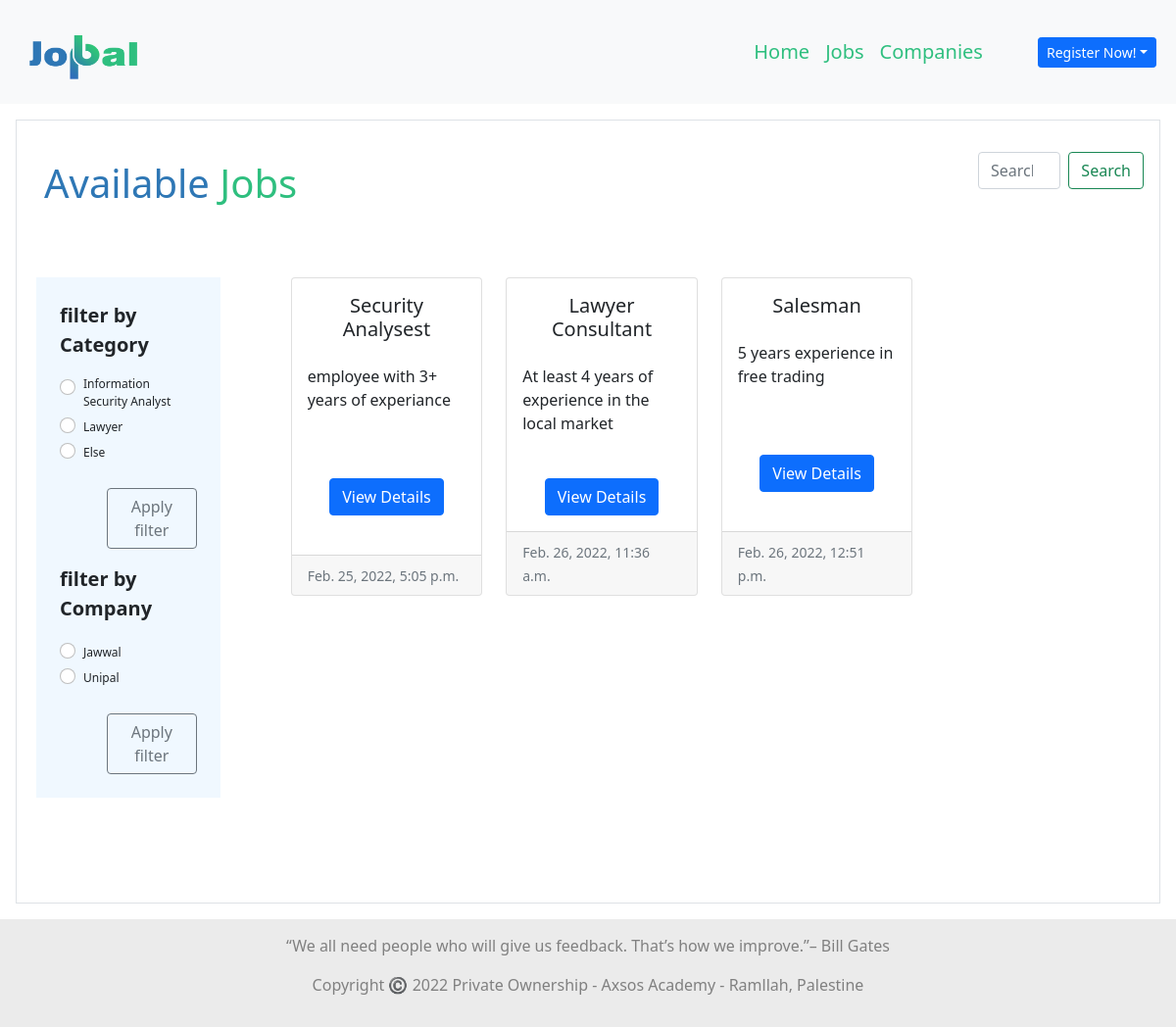
/jobs, run on an earlier commit of the app's database.
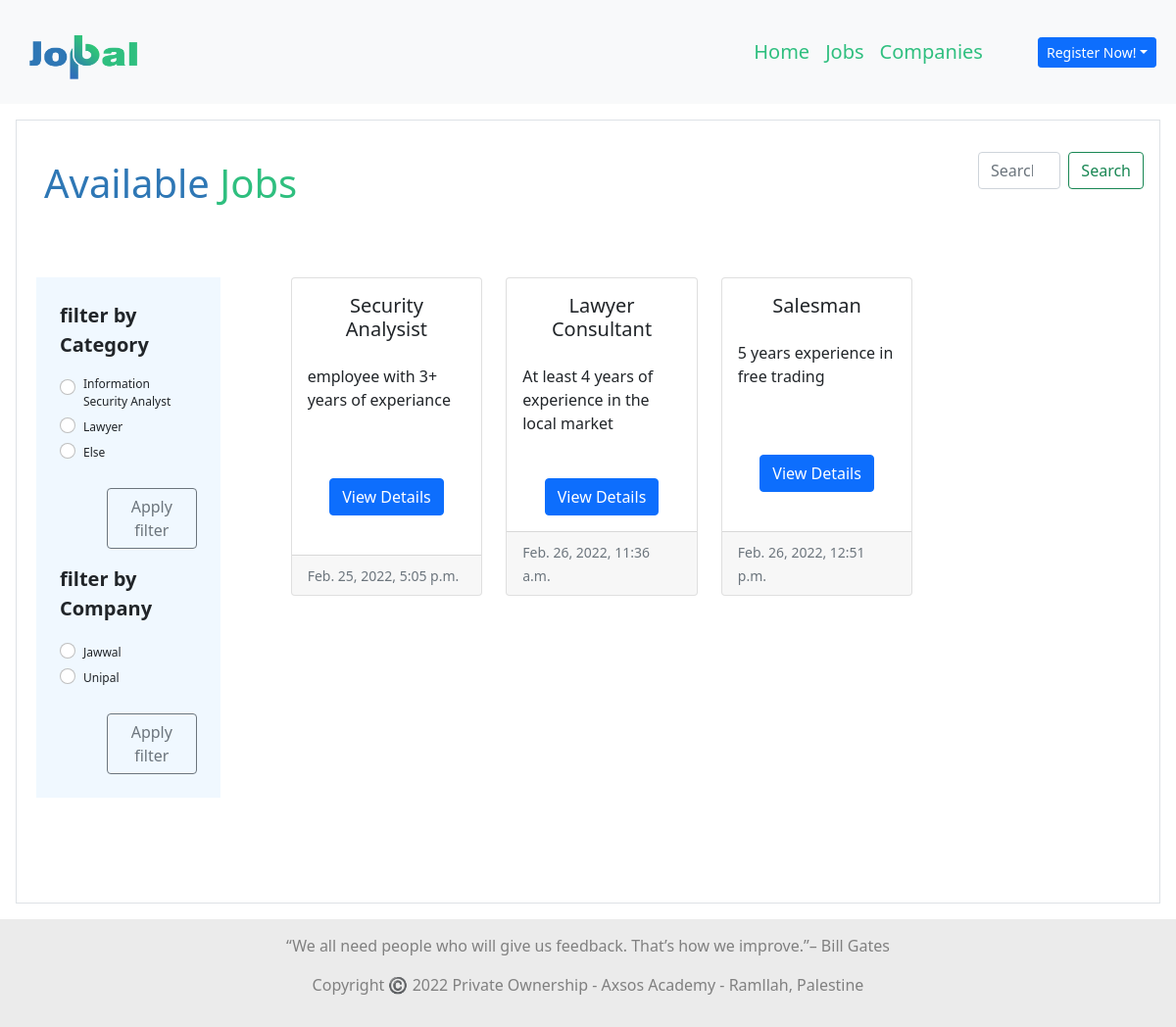
And on a later commit of the database.
### jobpal_app/models.py (models this page shows)
class Job(models.Model):
    title=models.CharField(max_length=90)
    desc=models.TextField()
    location=models.CharField(max_length=95)
    category=models.CharField(max_length=90)
    user_job = models.ManyToManyField(User, related_name="jobs")
    company_job=models.ForeignKey(Company, related_name="add_job", on_delete = models.CASCADE)
    created_at = models.DateTimeField(auto_now_add=True)
    updated_at = models.DateTimeField(auto_now=True)
    objects = JobManager()

### log_reg/models.py (models this page shows)
class Company(models.Model):
    company_name=models.CharField(max_length=90)
    location=models.CharField(max_length=90)
    desc=models.TextField()
    email=models.CharField(max_length=90)
    category=models.CharField(max_length=90)
    password=models.CharField(max_length=90)
    created_at = models.DateTimeField(auto_now_add=True)
    updated_at = models.DateTimeField(auto_now=True)
    objects = CompanyManager()

### jobpal_app/views.py (the view)
# urls.py: path('jobs', views.jobs, name = 'joblist'),
def jobs(request):
    if "term" in request.GET:
        search = Job.objects.filter(title__contains = request.GET.get('term'))
        titles = []
        for job in search:
            titles.append(job.title)
        return JsonResponse(titles, safe=False)
    all_jobs = Job.objects.all()
    all_companies = Company.objects.all()
    context = {
        "jobs": all_jobs,
        "companies": all_companies
    }
    return render (request, 'job_list.html', context)

### jobpal_app/templates/job_list.html (shortened to what this page needs)
<!DOCTYPE html>
<html lang="en">
<head>
	{% load static %}
	<link href="https://cdn.jsdelivr.net/npm/bootstrap@5.1.3/dist/css/bootstrap.min.css" rel="stylesheet"
 />
	<link rel="stylesheet" href="//code.jquery.com/ui/1.13.1/themes/base/jquery-ui.css">
</head>
<body>
	<nav class="navbar navbar-expand-lg navbar-light bg-light p-2">
        <div class="container-fluid">
            <a class="navbar-brand me-5" href="/"><img
                    src="{% static 'img\Untitled-1 copy.png' %}"
                    alt="logo" style="width: 130px; height: 80px;"></a>
            <div class="collapse navbar-collapse justify-content-end" id="navbarNav">
                <ul class="navbar-nav">
                    <li class="nav-item">
                        <a class="nav-link active" aria-current="page" href="/"
                            style="color: #2FBF7F; font-size: 20px;">Home</a>
                    </li>
                    <li class="nav-item">
                        <a class="nav-link" href="/jobs" style="color: #2FBF7F; font-size: 20px;">Jobs</a>
                    </li>
                    <li class="nav-item">
                        <a class="nav-link" href="/companies" style="color: #2FBF7F; font-size: 20px;">Companies</a>
                    </li>
                </ul>
            </div>
                <div class="dropdown">
                {% if request.session.user_id or request.session.company_id %}
                    <a class="btn btn-primary  btn-sm ms-5 " href="/logout" role="button" id="dropdownMenuLink"
                     aria-expanded="false">
                   Logout</a>
                {% else %}
                    <a class="btn btn-primary dropdown-toggle btn-sm ms-5 " href="#" role="button" id="dropdownMenuLink"
                    data-bs-toggle="dropdown" aria-expanded="false">
                    Register Now!</a>
                {% endif %}
            </div>
        </div>
    </nav>
	<div class="container-lg-fluid m-3 p-3 border" style="height: 100vh;">
		<div class="row justify-content-between mb-4">
			<div class="col-4 p-4"><h1  style="color:#2E77B5;">Available <span style="color: #2FBF7F;">Jobs</span></h1></div>
			<div class="col-2">
				<form class="d-flex mt-3" action="jobs/search" >
					<input class="form-control me-2" name="search_bar" type="search" placeholder="Search for jobs" id="jobs" aria-label="Search">
					<button class="btn btn-outline-success" type="submit">Search</button>
				</form>
			</div>
		</div>
		<div class="row p-3 ">
			<div class="col-2 p-4" style="background-color: aliceblue;">
				<form action="jobs/filter_category" method="post">
					<p style="font-size: 20px;"><b>filter by Category</b></p>
					{% for job in jobs %}
					<div class="form-check">
						<input class="form-check-input" type="radio" name="f_category" value="{{job.category}}"
							id="flexRadioDefault1">
						<label class="form-check-label" for="{{job.category}}" style="font-size: 12px;">
							{{job.category}}
						</label>
					</div>
					{% endfor %}
					<button type="submit" class="btn btn-outline-secondary mt-4 ms-5">Apply filter</button>
				</form>
				<form action="jobs/filter_category" method="post">
					<p class="mt-3" style="font-size: 20px;"><b>filter by Company</b></p>
					{% for company in companies %}
					<div class="form-check">
						<input class="form-check-input" type="radio" name="f_company" value="{{company.company_name}}"
							id="flexRadioDefault1">
						<label class="form-check-label" for="{{company.company_name}}" style="font-size: 12px;">
							{{company.company_name}}
						</label>
					</div>
					{% endfor %}
					<button type="submit" class="btn btn-outline-secondary mt-4 ms-5">Apply filter</button>
				</form>
			</div>
			<div class="col-10">
				<div class="row ms-5">
					{% for job in jobs %}
					<div class="col-3 mb-5">
						<div class="card h-100">
							<div class="card-body">
								<h5 class="card-title mb-4 text-center">{{job.title}}</h5>
								<p class="card-text" style="height: 100px; overflow: hidden; text-overflow: ellipsis;">
									{{job.desc}}</p>
								<form action="/jobs/{{job.id}}" class="text-center">
									<button type="submit" class="btn btn-primary">View Details</button>
								</form>
							</div>
							<div class="card-footer">
								<small class="text-muted">{{job.updated_at}}</small>
							</div>
						</div>
					</div>
					{% endfor %}
				</div>
			</div>
		</div>
	</div>
	<footer style="background-color:#ebebeb;padding: 15px;text-align: center;">
		<p style="color: gray;">“We all need people who will give us feedback. That’s how we improve.”– Bill Gates</p>
		<p style="color: gray;">Copyright ©️ 2022 Private Ownership - Axsos Academy - Ramllah, Palestine</p>
	</footer>
</body>
</html>

What changed in the data, as far as the page shows it:
changed Job "employee with 3+ years of experiance": title "Security Analysest" → "Security Analysist"
